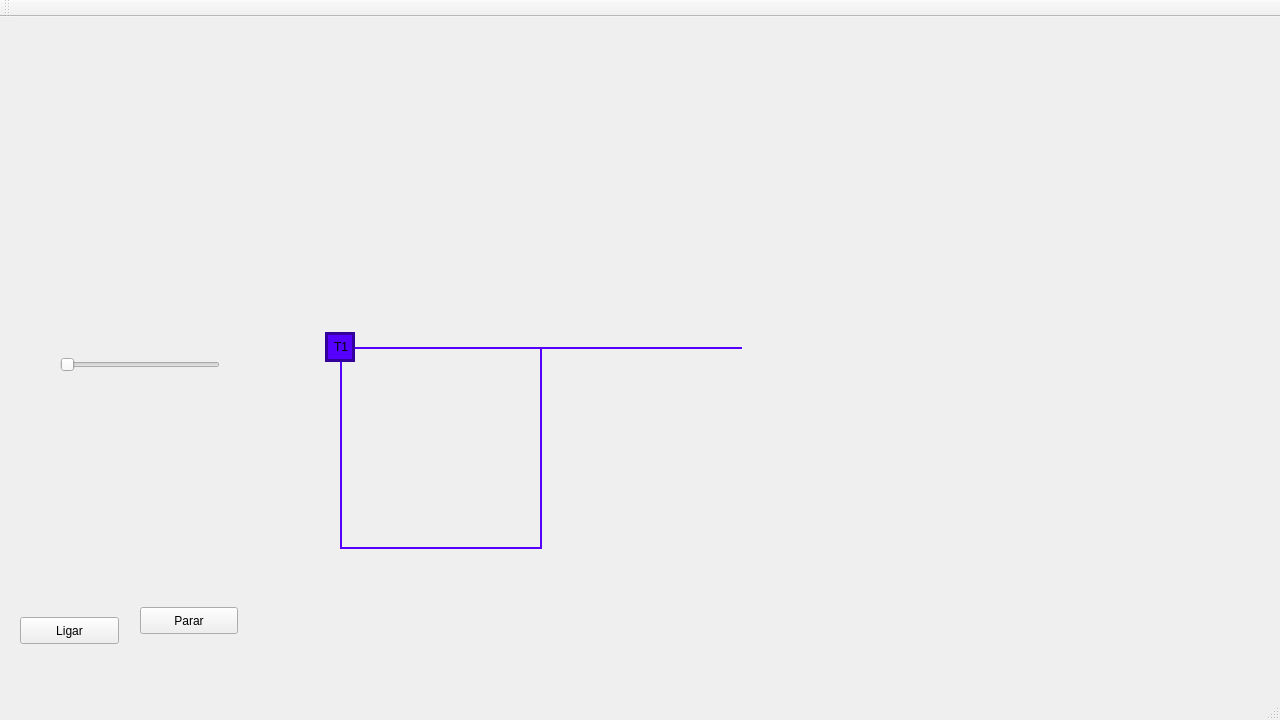
<?xml version="1.0" encoding="UTF-8"?>
<ui version="4.0">
 <class>MainWindow</class>
 <widget class="QMainWindow" name="MainWindow">
  <property name="geometry">
   <rect>
    <x>0</x>
    <y>0</y>
    <width>1280</width>
    <height>720</height>
   </rect>
  </property>
  <property name="windowTitle">
   <string>MainWindow</string>
  </property>
  <widget class="QWidget" name="centralWidget">
   <widget class="QLabel" name="label_trem1">
    <property name="geometry">
     <rect>
      <x>325</x>
      <y>315</y>
      <width>30</width>
      <height>30</height>
     </rect>
    </property>
    <property name="styleSheet">
     <string notr="true">QLabel
 { 
	background: rgb(85, 0, 255);
border: 3px solid rgb(52, 0, 155)
}</string>
    </property>
    <property name="text">
     <string> T1</string>
    </property>
   </widget>
   <widget class="QLabel" name="label_trilho_1">
    <property name="geometry">
     <rect>
      <x>340</x>
      <y>330</y>
      <width>200</width>
      <height>2</height>
     </rect>
    </property>
    <property name="minimumSize">
     <size>
      <width>0</width>
      <height>1</height>
     </size>
    </property>
    <property name="maximumSize">
     <size>
      <width>16777215</width>
      <height>16</height>
     </size>
    </property>
    <property name="styleSheet">
     <string notr="true">
QLabel { background: rgb(85, 0, 255)}</string>
    </property>
    <property name="text">
     <string/>
    </property>
   </widget>
   <widget class="QPushButton" name="pushButton">
    <property name="geometry">
     <rect>
      <x>20</x>
      <y>600</y>
      <width>99</width>
      <height>27</height>
     </rect>
    </property>
    <property name="text">
     <string>Ligar</string>
    </property>
   </widget>
   <widget class="QPushButton" name="pushButton_2">
    <property name="geometry">
     <rect>
      <x>140</x>
      <y>590</y>
      <width>98</width>
      <height>27</height>
     </rect>
    </property>
    <property name="text">
     <string>Parar</string>
    </property>
   </widget>
   <widget class="QSlider" name="horizontalSlider">
    <property name="geometry">
     <rect>
      <x>60</x>
      <y>340</y>
      <width>160</width>
      <height>16</height>
     </rect>
    </property>
    <property name="orientation">
     <enum>Qt::Horizontal</enum>
    </property>
   </widget>
   <widget class="QLabel" name="label_trilho_4">
    <property name="geometry">
     <rect>
      <x>340</x>
      <y>332</y>
      <width>2</width>
      <height>200</height>
     </rect>
    </property>
    <property name="minimumSize">
     <size>
      <width>2</width>
      <height>2</height>
     </size>
    </property>
    <property name="maximumSize">
     <size>
      <width>200</width>
      <height>200</height>
     </size>
    </property>
    <property name="styleSheet">
     <string notr="true">QLabel { background: rgb(85, 0, 255)}</string>
    </property>
    <property name="text">
     <string/>
    </property>
   </widget>
   <widget class="QLabel" name="label_trilho_5">
    <property name="geometry">
     <rect>
      <x>540</x>
      <y>330</y>
      <width>2</width>
      <height>200</height>
     </rect>
    </property>
    <property name="minimumSize">
     <size>
      <width>2</width>
      <height>2</height>
     </size>
    </property>
    <property name="maximumSize">
     <size>
      <width>200</width>
      <height>200</height>
     </size>
    </property>
    <property name="styleSheet">
     <string notr="true">QLabel { background: rgb(85, 0, 255)}</string>
    </property>
    <property name="text">
     <string/>
    </property>
   </widget>
   <widget class="QLabel" name="label_trilho_2">
    <property name="geometry">
     <rect>
      <x>342</x>
      <y>530</y>
      <width>200</width>
      <height>2</height>
     </rect>
    </property>
    <property name="minimumSize">
     <size>
      <width>0</width>
      <height>1</height>
     </size>
    </property>
    <property name="maximumSize">
     <size>
      <width>16777215</width>
      <height>16</height>
     </size>
    </property>
    <property name="styleSheet">
     <string notr="true">QLabel { background: rgb(85, 0, 255)}</string>
    </property>
    <property name="text">
     <string/>
    </property>
   </widget>
   <widget class="QLabel" name="label_trilho_3">
    <property name="geometry">
     <rect>
      <x>542</x>
      <y>330</y>
      <width>200</width>
      <height>2</height>
     </rect>
    </property>
    <property name="minimumSize">
     <size>
      <width>0</width>
      <height>1</height>
     </size>
    </property>
    <property name="maximumSize">
     <size>
      <width>16777215</width>
      <height>16</height>
     </size>
    </property>
    <property name="styleSheet">
     <string notr="true">
QLabel { background: rgb(85, 0, 255)}</string>
    </property>
    <property name="text">
     <string/>
    </property>
   </widget>
   <zorder>label_trilho_5</zorder>
   <zorder>label_trilho_2</zorder>
   <zorder>label_trilho_1</zorder>
   <zorder>label_trilho_4</zorder>
   <zorder>label_trem1</zorder>
   <zorder>pushButton</zorder>
   <zorder>pushButton_2</zorder>
   <zorder>horizontalSlider</zorder>
   <zorder>label_trilho_3</zorder>
  </widget>
  <widget class="QMenuBar" name="menuBar">
   <property name="geometry">
    <rect>
     <x>0</x>
     <y>0</y>
     <width>1280</width>
     <height>22</height>
    </rect>
   </property>
  </widget>
  <widget class="QToolBar" name="mainToolBar">
   <attribute name="toolBarArea">
    <enum>TopToolBarArea</enum>
   </attribute>
   <attribute name="toolBarBreak">
    <bool>false</bool>
   </attribute>
  </widget>
  <widget class="QStatusBar" name="statusBar"/>
 </widget>
 <layoutdefault spacing="6" margin="11"/>
 <resources/>
 <connections/>
</ui>
